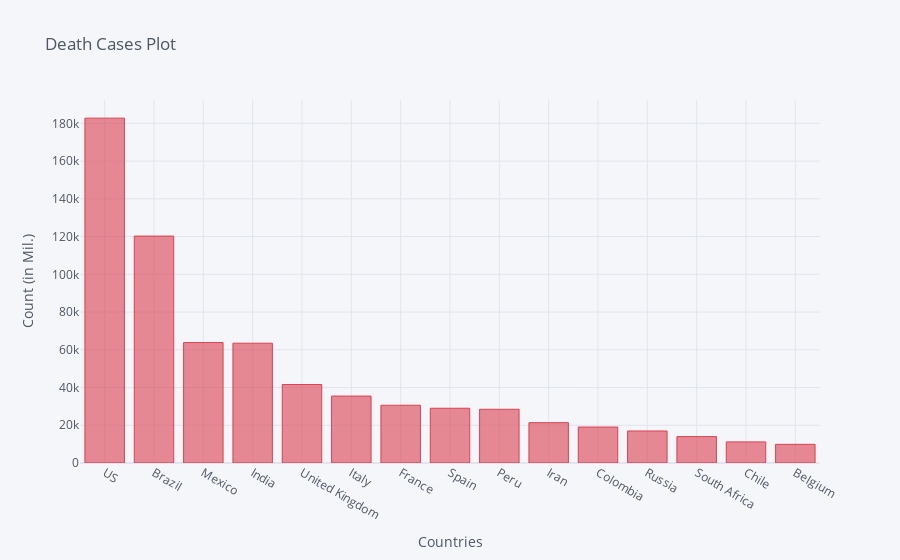

Notebook code for this chart:
### Code cell
death_df2_plot.iplot(kind='bar', x='Country/Region', y='8/29/20',color='red',
                    title='Death Cases Plot',xTitle='Countries',yTitle='Count (in Mil.)')

### Figure 1 — Plotly figure (JSON) as saved in the notebook; plotly's stock layout.template omitted (floating-point values rounded to 4 significant figures)
{"data": [{"marker": {"color": "rgba(219, 64, 82, 0.6)", "line": {"color": "rgba(219, 64, 82, 1.0)", "width": 1}}, "name": "8/29/20", "orientation": "v", "text": "", "type": "bar", "x": ["US", "Brazil", "Mexico", "India", "United Kingdom", "Italy", "France", "Spain", "Peru", "Iran", "Colombia", "Russia", "South Africa", "Chile", "Belgium"], "y": [182761, 120262, 63819, 63498, 41585, 35473, 30601, 29011, 28471, 21359, 19063, 16977, 13981, 11181, 9891]}], "layout": {"legend": {"bgcolor": "#F5F6F9", "font": {"color": "#4D5663"}}, "paper_bgcolor": "#F5F6F9", "plot_bgcolor": "#F5F6F9", "title": {"font": {"color": "#4D5663"}, "text": "Death Cases Plot"}, "xaxis": {"gridcolor": "#E1E5ED", "showgrid": true, "tickfont": {"color": "#4D5663"}, "title": {"font": {"color": "#4D5663"}, "text": "Countries"}, "zerolinecolor": "#E1E5ED"}, "yaxis": {"gridcolor": "#E1E5ED", "showgrid": true, "tickfont": {"color": "#4D5663"}, "title": {"font": {"color": "#4D5663"}, "text": "Count (in Mil.)"}, "zerolinecolor": "#E1E5ED"}}}
